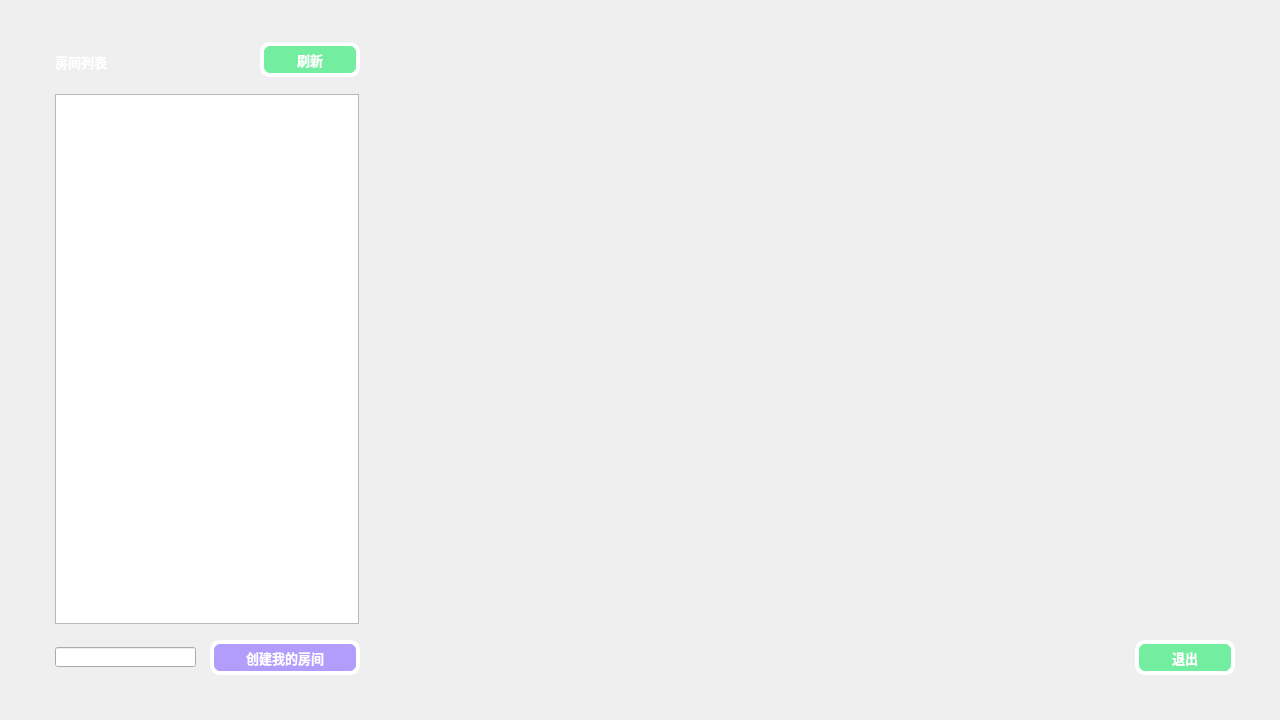
<?xml version="1.0" encoding="UTF-8"?>
<ui version="4.0">
 <class>Index</class>
 <widget class="QWidget" name="Index">
  <property name="geometry">
   <rect>
    <x>0</x>
    <y>0</y>
    <width>1280</width>
    <height>720</height>
   </rect>
  </property>
  <property name="minimumSize">
   <size>
    <width>1280</width>
    <height>720</height>
   </size>
  </property>
  <property name="maximumSize">
   <size>
    <width>1280</width>
    <height>720</height>
   </size>
  </property>
  <property name="windowTitle">
   <string>Form</string>
  </property>
  <widget class="QLabel" name="label">
   <property name="geometry">
    <rect>
     <x>55</x>
     <y>52</y>
     <width>52</width>
     <height>19</height>
    </rect>
   </property>
   <property name="font">
    <font>
     <family>微软雅黑</family>
     <pointsize>10</pointsize>
     <weight>75</weight>
     <bold>true</bold>
    </font>
   </property>
   <property name="styleSheet">
    <string notr="true">color: white</string>
   </property>
   <property name="text">
    <string>房间列表</string>
   </property>
  </widget>
  <widget class="QPushButton" name="pushButton_2">
   <property name="geometry">
    <rect>
     <x>210</x>
     <y>640</y>
     <width>150</width>
     <height>35</height>
    </rect>
   </property>
   <property name="minimumSize">
    <size>
     <width>150</width>
     <height>35</height>
    </size>
   </property>
   <property name="font">
    <font>
     <family>微软雅黑</family>
     <pointsize>10</pointsize>
     <weight>75</weight>
     <bold>true</bold>
    </font>
   </property>
   <property name="styleSheet">
    <string notr="true">QPushButton { 
	background-color: rgb(161, 132, 255,200);
	border-style:outset; 
	border-width:4px;
	border-radius: 10px;
	border-color:rgba(255,255,255);
	color: rgb(255, 255, 255); 
} 
QPushButton:hover { 
	background-color: rgb(161, 132, 255); 
	border-color:rgba(255,255,255);
}
QPushButton:pressed { 
	background-color: rgb(110, 69, 245); 
	border-color:rgba(255,255,255);
}</string>
   </property>
   <property name="text">
    <string>创建我的房间</string>
   </property>
  </widget>
  <widget class="QPushButton" name="pushButton_3">
   <property name="geometry">
    <rect>
     <x>1135</x>
     <y>640</y>
     <width>100</width>
     <height>35</height>
    </rect>
   </property>
   <property name="minimumSize">
    <size>
     <width>100</width>
     <height>35</height>
    </size>
   </property>
   <property name="font">
    <font>
     <family>微软雅黑</family>
     <pointsize>10</pointsize>
     <weight>75</weight>
     <bold>true</bold>
    </font>
   </property>
   <property name="styleSheet">
    <string notr="true">QPushButton { 
	background-color: rgb(80, 236, 136,200);
	border-style:outset; 
	border-width:4px;
	border-radius: 10px;
	border-color:rgba(255,255,255);
	color: rgb(255, 255, 255); 
} 
QPushButton:hover { 
	background-color: rgb(80, 236, 136); 
	border-color:rgba(255,255,255);
}
QPushButton:pressed { 
	background-color: rgb(71, 215, 47); 
	border-color:rgba(255,255,255);
}</string>
   </property>
   <property name="text">
    <string>退出</string>
   </property>
  </widget>
  <widget class="QPushButton" name="pushButton">
   <property name="geometry">
    <rect>
     <x>260</x>
     <y>42</y>
     <width>100</width>
     <height>35</height>
    </rect>
   </property>
   <property name="minimumSize">
    <size>
     <width>100</width>
     <height>35</height>
    </size>
   </property>
   <property name="maximumSize">
    <size>
     <width>75</width>
     <height>23</height>
    </size>
   </property>
   <property name="font">
    <font>
     <family>微软雅黑</family>
     <pointsize>10</pointsize>
     <weight>75</weight>
     <bold>true</bold>
    </font>
   </property>
   <property name="styleSheet">
    <string notr="true">QPushButton { 
	background-color: rgb(80, 236, 136,200);
	border-style:outset; 
	border-width:4px;
	border-radius: 10px;
	border-color:rgba(255,255,255);
	color: rgb(255, 255, 255); 
} 
QPushButton:hover { 
	background-color: rgb(80, 236, 136); 
	border-color:rgba(255,255,255);
}
QPushButton:pressed { 
	background-color: rgb(71, 215, 47); 
	border-color:rgba(255,255,255);
}</string>
   </property>
   <property name="text">
    <string>刷新</string>
   </property>
  </widget>
  <widget class="QListWidget" name="listWidget">
   <property name="geometry">
    <rect>
     <x>55</x>
     <y>94</y>
     <width>304</width>
     <height>530</height>
    </rect>
   </property>
  </widget>
  <widget class="QLineEdit" name="lineEdit">
   <property name="geometry">
    <rect>
     <x>55</x>
     <y>647</y>
     <width>141</width>
     <height>20</height>
    </rect>
   </property>
  </widget>
 </widget>
 <resources/>
 <connections/>
</ui>
